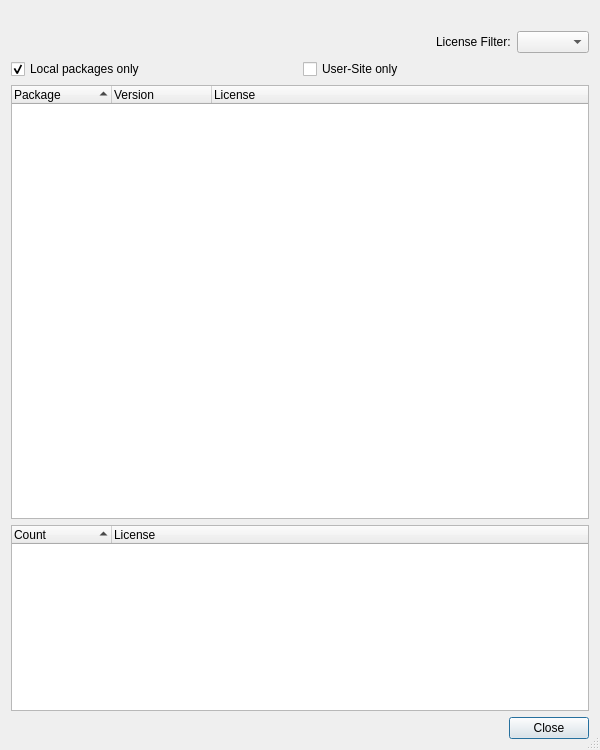
<?xml version="1.0" encoding="UTF-8"?>
<ui version="4.0">
 <class>PipLicensesDialog</class>
 <widget class="QDialog" name="PipLicensesDialog">
  <property name="geometry">
   <rect>
    <x>0</x>
    <y>0</y>
    <width>600</width>
    <height>750</height>
   </rect>
  </property>
  <property name="windowTitle">
   <string>Package Licenses</string>
  </property>
  <property name="sizeGripEnabled">
   <bool>true</bool>
  </property>
  <layout class="QVBoxLayout" name="verticalLayout">
   <item>
    <widget class="QLabel" name="environmentLabel"/>
   </item>
   <item>
    <layout class="QHBoxLayout" name="horizontalLayout">
     <item>
      <spacer name="horizontalSpacer">
       <property name="orientation">
        <enum>Qt::Horizontal</enum>
       </property>
       <property name="sizeHint" stdset="0">
        <size>
         <width>40</width>
         <height>20</height>
        </size>
       </property>
      </spacer>
     </item>
     <item>
      <widget class="QLabel" name="label">
       <property name="text">
        <string>License Filter:</string>
       </property>
      </widget>
     </item>
     <item>
      <widget class="QComboBox" name="licenseFilterComboBox">
       <property name="toolTip">
        <string>Select the license to filter the packages list</string>
       </property>
      </widget>
     </item>
    </layout>
   </item>
   <item>
    <layout class="QHBoxLayout" name="horizontalLayout_4">
     <item>
      <widget class="QCheckBox" name="localCheckBox">
       <property name="toolTip">
        <string>Select to show only licenses of locally installed packages</string>
       </property>
       <property name="text">
        <string>Local packages only</string>
       </property>
       <property name="checked">
        <bool>true</bool>
       </property>
      </widget>
     </item>
     <item>
      <widget class="QCheckBox" name="userCheckBox">
       <property name="toolTip">
        <string>Select to show only licenses of packages installed to the user-site</string>
       </property>
       <property name="text">
        <string>User-Site only</string>
       </property>
      </widget>
     </item>
    </layout>
   </item>
   <item>
    <widget class="QTreeWidget" name="licensesList">
     <property name="sizePolicy">
      <sizepolicy hsizetype="Expanding" vsizetype="Expanding">
       <horstretch>0</horstretch>
       <verstretch>7</verstretch>
      </sizepolicy>
     </property>
     <property name="alternatingRowColors">
      <bool>true</bool>
     </property>
     <property name="rootIsDecorated">
      <bool>false</bool>
     </property>
     <property name="itemsExpandable">
      <bool>false</bool>
     </property>
     <property name="sortingEnabled">
      <bool>true</bool>
     </property>
     <property name="wordWrap">
      <bool>true</bool>
     </property>
     <column>
      <property name="text">
       <string>Package</string>
      </property>
     </column>
     <column>
      <property name="text">
       <string>Version</string>
      </property>
     </column>
     <column>
      <property name="text">
       <string>License</string>
      </property>
     </column>
    </widget>
   </item>
   <item>
    <widget class="QTreeWidget" name="summaryList">
     <property name="sizePolicy">
      <sizepolicy hsizetype="Expanding" vsizetype="Expanding">
       <horstretch>0</horstretch>
       <verstretch>3</verstretch>
      </sizepolicy>
     </property>
     <property name="alternatingRowColors">
      <bool>true</bool>
     </property>
     <property name="rootIsDecorated">
      <bool>false</bool>
     </property>
     <property name="itemsExpandable">
      <bool>false</bool>
     </property>
     <property name="sortingEnabled">
      <bool>true</bool>
     </property>
     <property name="wordWrap">
      <bool>true</bool>
     </property>
     <column>
      <property name="text">
       <string>Count</string>
      </property>
     </column>
     <column>
      <property name="text">
       <string>License</string>
      </property>
     </column>
    </widget>
   </item>
   <item>
    <widget class="QDialogButtonBox" name="buttonBox">
     <property name="orientation">
      <enum>Qt::Horizontal</enum>
     </property>
     <property name="standardButtons">
      <set>QDialogButtonBox::Close</set>
     </property>
    </widget>
   </item>
  </layout>
 </widget>
 <tabstops>
  <tabstop>licenseFilterComboBox</tabstop>
  <tabstop>localCheckBox</tabstop>
  <tabstop>userCheckBox</tabstop>
  <tabstop>licensesList</tabstop>
  <tabstop>summaryList</tabstop>
 </tabstops>
 <resources/>
 <connections>
  <connection>
   <sender>buttonBox</sender>
   <signal>accepted()</signal>
   <receiver>PipLicensesDialog</receiver>
   <slot>accept()</slot>
   <hints>
    <hint type="sourcelabel">
     <x>248</x>
     <y>254</y>
    </hint>
    <hint type="destinationlabel">
     <x>157</x>
     <y>274</y>
    </hint>
   </hints>
  </connection>
  <connection>
   <sender>buttonBox</sender>
   <signal>rejected()</signal>
   <receiver>PipLicensesDialog</receiver>
   <slot>reject()</slot>
   <hints>
    <hint type="sourcelabel">
     <x>316</x>
     <y>260</y>
    </hint>
    <hint type="destinationlabel">
     <x>286</x>
     <y>274</y>
    </hint>
   </hints>
  </connection>
 </connections>
</ui>
